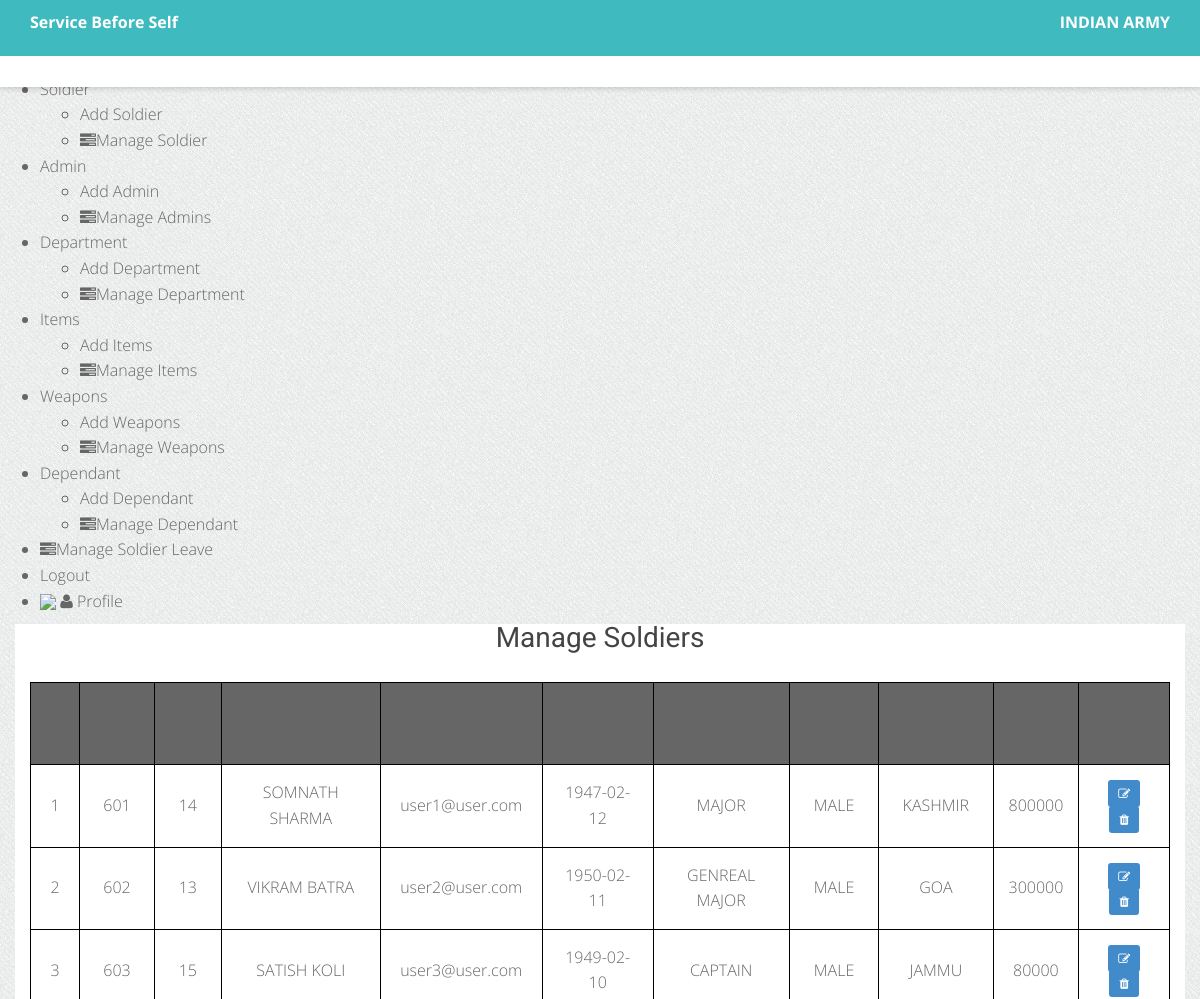
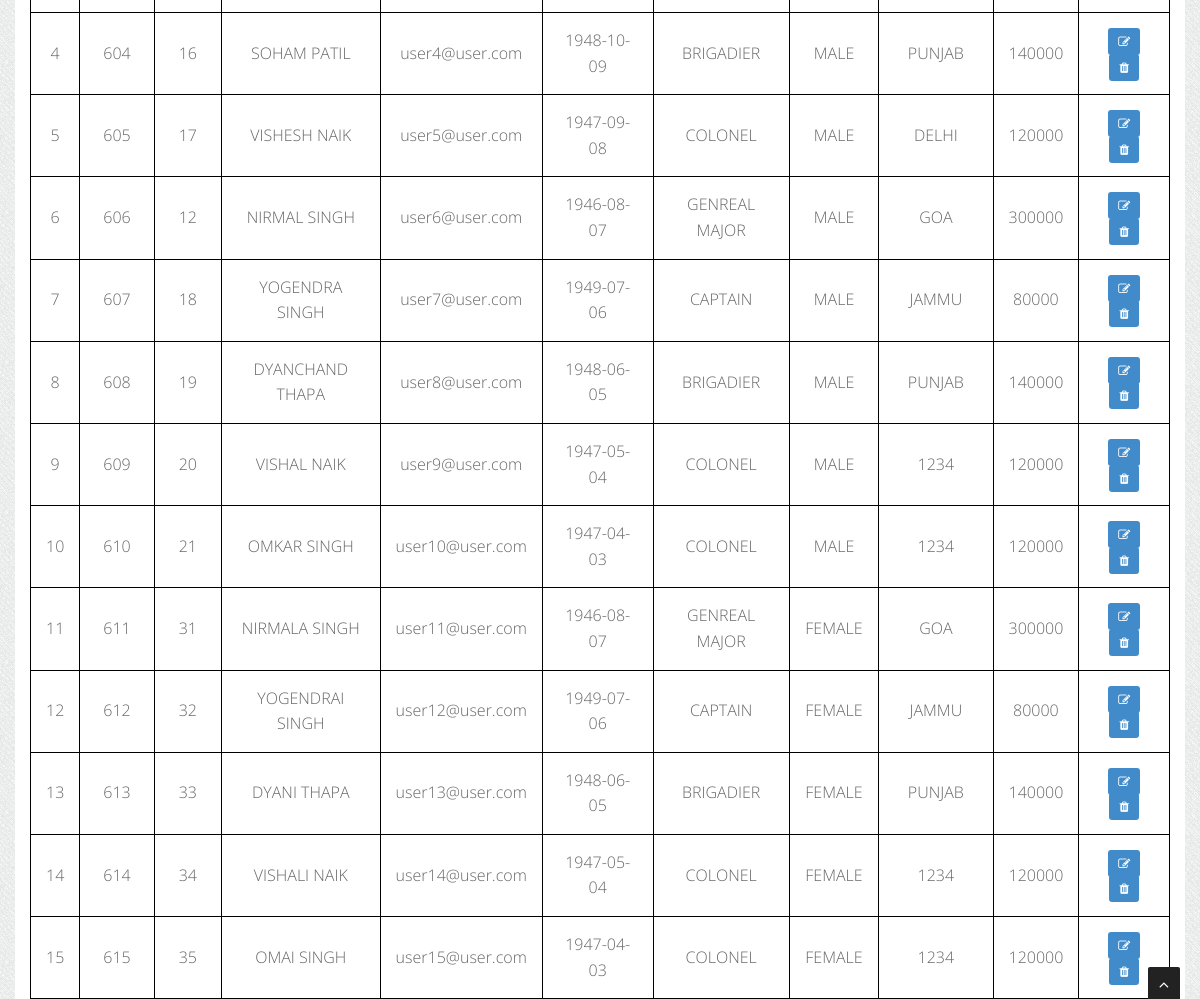
/admin/manage-soldier.php (signed in), run on the app's committed database (2 pictures, top to bottom).
### tables this page shows
CREATE TABLE `SOLDIERS`
              (`id` int(15) NOT NULL,
               `SSNO` INT NOT NULL ,
               `RNO` INT NOT NULL ,
               `name` varchar(50) NOT NULL ,
               `email` varchar(255) NOT NULL,
               `dob` DATE NULL ,
               `gender` varchar(10) DEFAULT NULL,
               `RANK` varchar(50) NOT NULL,
               `password` varchar(75) NOT NULL,
               `LOCATION` CHAR(50) NOT NULL ,
               `salary` INT NOT NULL,
               `dp` varchar(255) NOT NULL,
	           UNIQUE(`SSNO`),
		       UNIQUE(`RNO`),
		       UNIQUE(`name`)
               );

### admin/manage-soldier.php (the view, shortened to what this page needs)
<?php
    require_once "include/header.php";
?>
<?php
    require_once "include/header.php";
?>
<?php
$sql = "SELECT * FROM SOLDIERS";
$result = mysqli_query($conn , $sql);
?>
<div class="container bg-white shadow">
    <div class="py-4 mt-5">
    <div class='text-center pb-2'><h4>Manage Soldiers</h4></div>
    <table style="width:100%" class="table-hover text-center ">
    <tr class="bg-dark">
        <th> Id</th>
        <th>SSNO</th>
        <th>RNO</th>
        <th>Name</th>
        <th>Email</th>
        <th>Date of Birth</th>
        <th>RANK</th>
        <th>Gender</th>
        <th>LOCATION</th>
        <th>Salary </th>
        <th>Action</th>
    </tr>
    <?php
    if( mysqli_num_rows($result) > 0){
        while( $rows = mysqli_fetch_assoc($result) ){
            $id = $rows["id"];
            $SSNO= $rows["SSNO"];
            $RNO= $rows["RNO"];
            $name= $rows["name"];
            $email= $rows["email"];
            $dob = $rows["dob"];
            $RANK = $rows["RANK"];
            $gender = $rows["gender"];
            $LOCATION = $rows["LOCATION"];
            $salary = $rows["salary"];
            ?>
        <tr>
        <td><?php echo $id; ?></td>
        <td> <?php echo $SSNO ; ?></td>
        <td> <?php echo $RNO ; ?></td>
        <td> <?php echo $name ; ?></td>
        <td><?php echo $email; ?></td>
        <td><?php echo $dob; ?></td>
        <td> <?php echo $RANK ; ?></td>
        <td><?php echo $gender; ?></td>
        <td> <?php echo $LOCATION ; ?></td>
        <td><?php echo $salary; ?></td>
        <td>  <?php
                $edit_icon = "<a href='edit-soldier.php?id= {$id}' class='btn-sm btn-primary float-right ml-3 '> <span ><i class='fa fa-edit '></i></span> </a>";
                $delete_icon = " <a href='delete-soldier.php?id={$id}' id='bin' class='btn-sm btn-primary float-right'> <span ><i class='fa fa-trash '></i></span> </a>";
                echo $edit_icon . $delete_icon;
             ?>
        </td>
    <?php
            }
        }
    ?>
     </tr>
    </table>
    </div>
</div>
<?php
    require_once "include/footer.php";
?>
<?php
    require_once "include/footer.php";
?>

### css/style.css (style rules this page uses)
body { width: 100%; height: 100%; font-family: 'Open Sans', sans-serif; font-weight: 300; color: #666; background-color: #ddd; font-size: 16px; line-height: 1.6em; }
html { width: 100%; height: 100%; }
h4 { font-size: 28px; }
h1, h2, h3, h4, h5, h6 { margin: 0 0 30px; font-family: 'Roboto', sans-serif; font-weight: 400; color: #444; line-height: 1em; }
a { color: #666; -webkit-transition: all .2s ease-in-out; -moz-transition: all .2s ease-in-out; transition: all .2s ease-in-out; }
.bg-white { background: #fff; }
.bg-dark { background: #404040; }
.bg-dark { background: #666; }

### bodybg/bg1.css (style rules this page uses)
body { background: url(../img/bodybg/bg1.png) repeat left top; }

### admin/manage-soldier.php (style rules this page uses)
table, th, td { border: 1px solid black; padding: 15px; }
table { border-spacing: 10px; }

### data on the page
soldiers: id "1", SSNO "601", RNO "14", name "SOMNATH SHARMA", email "user1@user.com", dob "1947-02-12", RANK "MAJOR", gender "MALE", LOCATION "KASHMIR", salary "800000"
soldiers: id "2", SSNO "602", RNO "13", name "VIKRAM BATRA", email "user2@user.com", dob "1950-02-11", RANK "GENREAL MAJOR", gender "MALE", LOCATION "GOA", salary "300000"
soldiers: id "3", SSNO "603", RNO "15", name "SATISH KOLI", email "user3@user.com", dob "1949-02-10", RANK "CAPTAIN", gender "MALE", LOCATION "JAMMU", salary "80000"
soldiers: id "4", SSNO "604", RNO "16", name "SOHAM PATIL", email "user4@user.com", dob "1948-10-09", RANK "BRIGADIER", gender "MALE", LOCATION "PUNJAB", salary "140000"
soldiers: id "5", SSNO "605", RNO "17", name "VISHESH NAIK", email "user5@user.com", dob "1947-09-08", RANK "COLONEL", gender "MALE", LOCATION "DELHI", salary "120000"
soldiers: id "6", SSNO "606", RNO "12", name "NIRMAL SINGH", email "user6@user.com", dob "1946-08-07", RANK "GENREAL MAJOR", gender "MALE", LOCATION "GOA", salary "300000"
soldiers: id "7", SSNO "607", RNO "18", name "YOGENDRA SINGH", email "user7@user.com", dob "1949-07-06", RANK "CAPTAIN", gender "MALE", LOCATION "JAMMU", salary "80000"
soldiers: id "8", SSNO "608", RNO "19", name "DYANCHAND THAPA", email "user8@user.com", dob "1948-06-05", RANK "BRIGADIER", gender "MALE", LOCATION "PUNJAB", salary "140000"
soldiers: id "9", SSNO "609", RNO "20", name "VISHAL NAIK", email "user9@user.com", dob "1947-05-04", RANK "COLONEL", gender "MALE", LOCATION "1234", salary "120000"
soldiers: id "10", SSNO "610", RNO "21", name "OMKAR SINGH", email "user10@user.com", dob "1947-04-03", RANK "COLONEL", gender "MALE", LOCATION "1234", salary "120000"
soldiers: id "11", SSNO "611", RNO "31", name "NIRMALA SINGH", email "user11@user.com", dob "1946-08-07", RANK "GENREAL MAJOR", gender "FEMALE", LOCATION "GOA", salary "300000"
soldiers: id "12", SSNO "612", RNO "32", name "YOGENDRAI SINGH", email "user12@user.com", dob "1949-07-06", RANK "CAPTAIN", gender "FEMALE", LOCATION "JAMMU", salary "80000"
soldiers: id "13", SSNO "613", RNO "33", name "DYANI THAPA", email "user13@user.com", dob "1948-06-05", RANK "BRIGADIER", gender "FEMALE", LOCATION "PUNJAB", salary "140000"
soldiers: id "14", SSNO "614", RNO "34", name "VISHALI NAIK", email "user14@user.com", dob "1947-05-04", RANK "COLONEL", gender "FEMALE", LOCATION "1234", salary "120000"
soldiers: id "15", SSNO "615", RNO "35", name "OMAI SINGH", email "user15@user.com", dob "1947-04-03", RANK "COLONEL", gender "FEMALE", LOCATION "1234", salary "120000"
